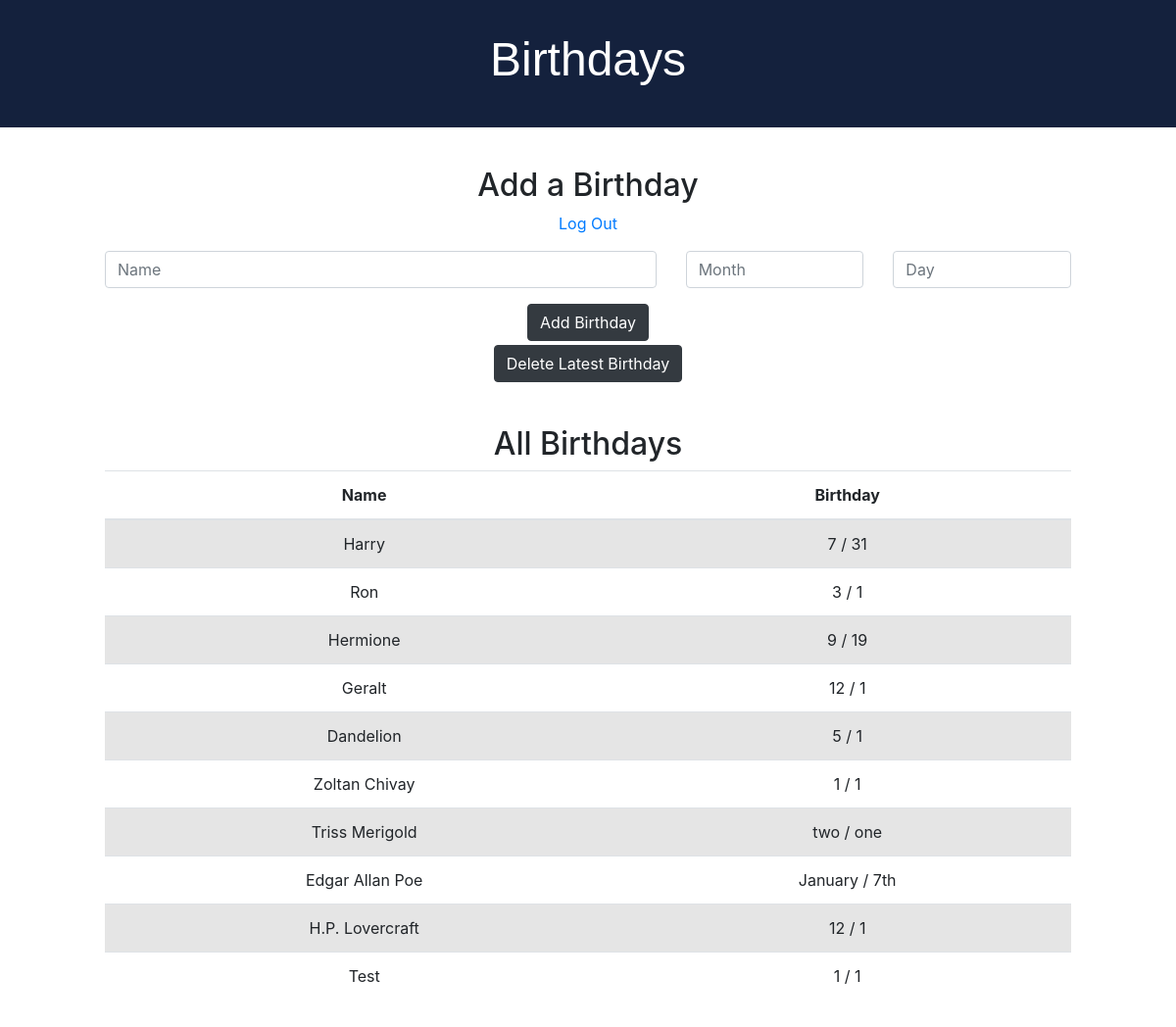
The page / (signed in) on the database its author committed.
### tables this page shows
CREATE TABLE birthdays (
    id INTEGER,
    name TEXT,
    month INTEGER,
    day INTEGER,
    PRIMARY KEY(id)
);

### app.py (the view, shortened to what this page needs)
@app.route("/", methods=["GET", "POST"])
@login_required
def index():
    if request.method == "GET":
        birthdays = db.execute("SELECT * FROM birthdays")
        return render_template("index.html", birthdays = birthdays)

### app.py (called while the page is built)
@app.after_request
def after_request(response):
    response.headers["Cache-Control"] = "no-cache, no-store, must-revalidate"
    response.headers["Expires"] = 0
    response.headers["Pragma"] = "no-cache"
    return response

### helpers.py (called while the page is built)
def login_required(f):
    @wraps(f)
    def decorated_function(*args, **kwargs):
        if session.get("user_id") is None:
            return redirect("/login")
        return f(*args, **kwargs)
    return decorated_function

### templates/index.html (shortened to what this page needs)
<!doctype html>
<html lang="en">
  <head>
    <link rel="stylesheet" href="https://cdn.jsdelivr.net/npm/bootstrap@4.6.0/dist/css/bootstrap.min.css">
    <link rel="stylesheet" href="/static/styles.css">
  </head>
  <body>
    <div class="jumbotron">
        <h1 class="text-center">Birthdays</h1>
    </div>
    <div class="container">
        <div class="section">
            <h2 class="text-center">Add a Birthday</h2>
            <p><a href="/logout">Log Out</a></p>
            <form action="/" method="POST">
                <div class="row">
                  <div class="col-7">
                    <input name="name" type="text" class="form-control" placeholder="Name" autocomplete="off" autofocus>
                  </div>
                  <div class="col">
                    <input name="month" type="text" class="form-control" placeholder="Month" autocomplete="off" autofocus>
                  </div>
                  <div class="col">
                    <input name="day" type="text" class="form-control" placeholder="Day" autocomplete="off" autofocus>
                  </div>
                </div>
                <div class="button-container btn-group-vertical">
                  <div class="col-md-12 mb-1">
                    <button type="submit" class="btn btn-dark" name="action" value="submit_add">Add Birthday</button>
                  </div>
                  <div class="col-md-12 mb-1">
                    <button type="submit" class="btn btn-dark" name="action" value="submit_delete">Delete Latest Birthday</button>
                  </div>
                </div>
              </form>
        </div>
        <div class="section">
            <h2>All Birthdays</h2>
            <table class="table">
                <thead>
                    <tr>
                        <th>Name</th>
                        <th>Birthday</th>
                    </tr>
                </thead>
                <tbody>
                    {% for birthday in birthdays %}
                    <tr>
                        <td>
                            {{birthday.name}}
                        </td>
                        <td>
                            {{birthday.month}} / {{birthday.day}}
                        </td>
                    </tr>
                    {% endfor %}
                </tbody>
            </table>
        </div>
    </div>
  </body>
</html>

### static/styles.css (style rules this page uses)
body { background-color: #fff; color: #212529; font-size: 1rem; font-weight: 400; line-height: 1.5; margin: 0; text-align: left; }
.container { margin-left: auto; margin-right: auto; padding-left: 15px; padding-right: 15px; text-align: center; width: 90%; }
.jumbotron { border-radius: 0; background-color: #14213d; color: #fff; margin-bottom: 2rem; padding: 2rem 1rem; text-align: center; }
.section { padding-bottom: 1rem; padding-left: 2rem; padding-right: 2rem; padding-top: 0.5rem; }
h1 { font-family: 'Montserrat', sans-serif; font-size: 48px; }
button, input[type="submit"] { background-color: #d9edff; border: 1px solid transparent; border-radius: 0.25rem; font-size: 0.95rem; font-weight: 400; line-height: 1.5; padding: 0.375rem 0.75rem; text-align: center; transition: color 0.15s ease-in-out, background-color 0.15s ease-in-out, border-color 0.15s ease-in-out, box-shadow 0.15s ease-in-out; vertical-align: middle; }
.button-container { padding: 1rem 1rem 1rem 1rem; }
input[type="text"], input[type="number"] { line-height: 1.8; width: 100%; }
table { background-color: transparent; margin-bottom: 1rem; width: 100%; }
table th, table td { padding: 0.75rem; vertical-align: middle; }
tbody tr:nth-of-type(odd) { background-color: #e5e5e5; }

### rows shown on the page
birthdays: name "Harry", month "7", day "31"
birthdays: name "Ron", month "3", day "1"
birthdays: name "Hermione", month "9", day "19"
birthdays: name "Geralt", month "12", day "1"
birthdays: name "Dandelion", month "5", day "1"
birthdays: name "Zoltan Chivay", month "1", day "1"
birthdays: name "Triss Merigold", month "two", day "one"
birthdays: name "Edgar Allan Poe", month "January", day "7th"
birthdays: name "H.P. Lovercraft", month "12", day "1"
birthdays: name "Test", month "1", day "1"
